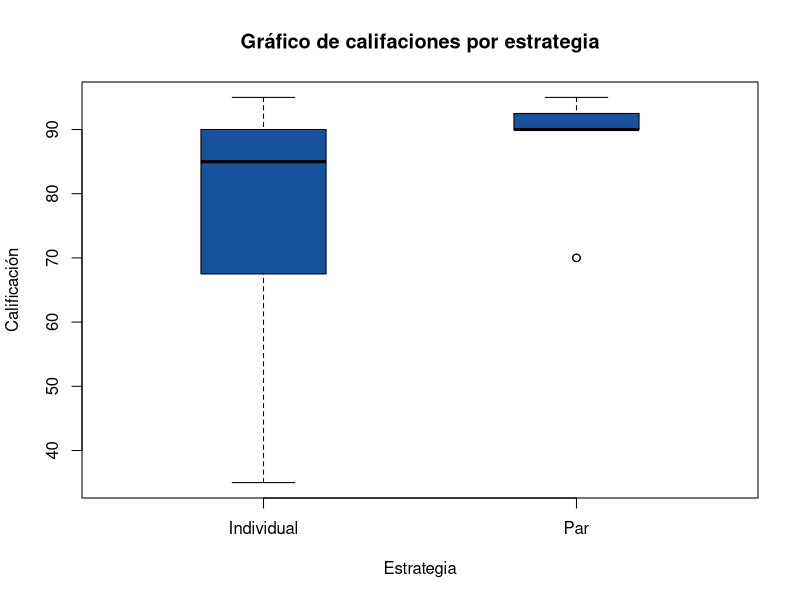
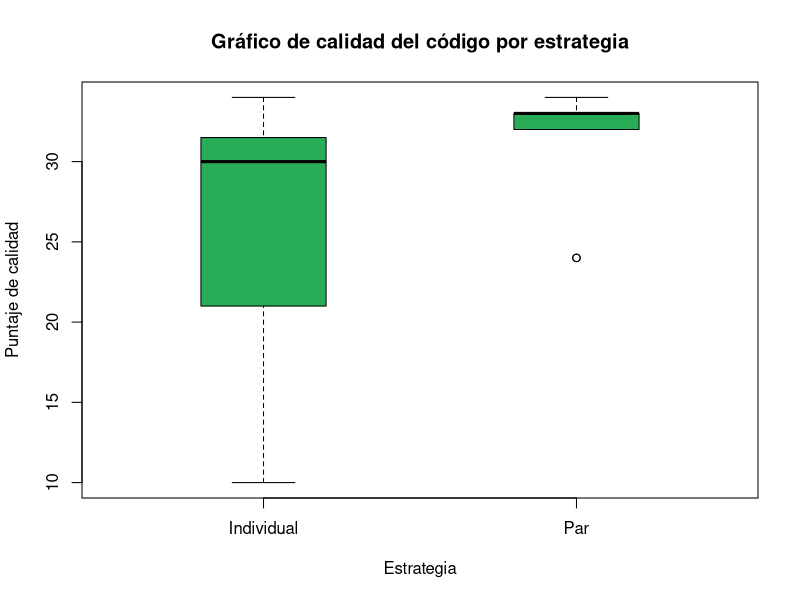

Generate these figures, in order, with R:
# Calificaciones
sc_indv <- c(65, 90, 35, 85, 45, 90, 85, 90, 90, 85, 95, 75, 70, 35, 85)
sc_par <- c(90, 95, 70, 90, 70, 90, 90, 95, 90, 90, 95, 90, 90, 90, 95)

# Calidad del código
cq_indv <- c(32, 31, 10, 18, 14, 30, 34, 32, 34, 30, 31, 24, 24, 15, 29)
cq_par <- c(33, 32, 24, 32, 24, 33, 32, 34, 32, 33, 33, 33, 32, 33, 34)

#boxplot(sc_indv, sc_par, col=rgb(0, 0.5, 1), alpha = 0.5)
#boxplot(cq_indv, cq_par, col=rgb(0, 0.5, 0), alpha = 0.5)


sc_data <- data.frame("Individual"= sc_indv, "Par"=sc_par)
cq_data <- data.frame("Individual"=cq_indv, "Par"=cq_par)


mypath=file.path("~", "r-studio", "plots", "calificaciones_caja.png")
png(file=mypath, width=600, height=500)
boxplot(sc_data
        , main="Gráfico de califaciones por estrategia"
        , xlab="Estrategia"
        , ylab="Calificación"
        , boxwex=.4
        , col=rgb(24/255, 82/255, 157/255)
        )
dev.off()

mypath=file.path("~", "r-studio", "plots", "calidad_caja.png")
png(file=mypath, width=600, height=500)
boxplot(cq_data
        , main="Gráfico de calidad del código por estrategia"
        , xlab="Estrategia"
        , ylab="Puntaje de calidad"
        , boxwex=.4
        , col=rgb(40/255, 173/255, 86/255)
        )
# median(sc_indv)
# median(sc_par)

median(cq_indv)
median(cq_par)

# normalidad
shapiro.test(sc_data$Individual)
shapiro.test(sc_data$Par)
shapiro.test(cq_data$Individual)
shapiro.test(cq_data$Par)

# La diferencia de las medianas es mayor que 0 donde a = 0.05
wilcox.test(sc_data$Par, sc_data$Individual, paired=TRUE, alternative = "greater")
wilcox.test(cq_data$Par, cq_data$Individual, paired=TRUE, alternative = "greater")